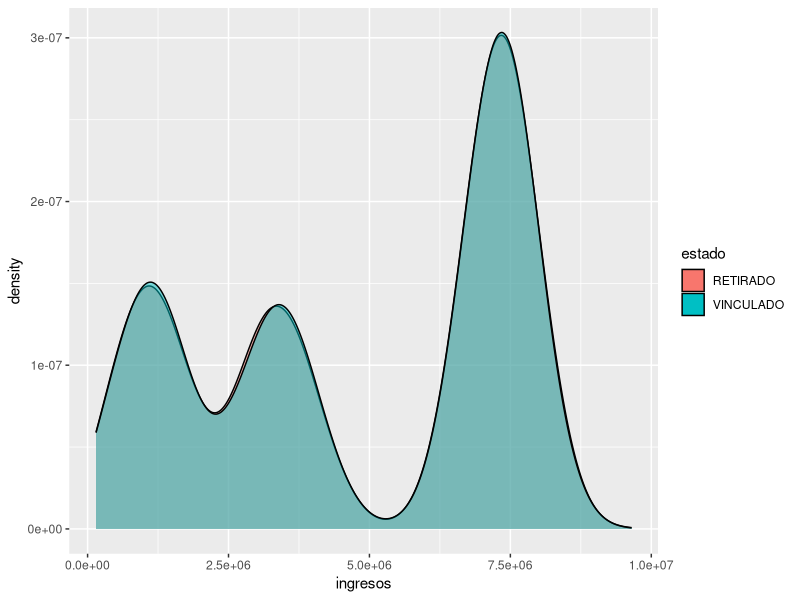
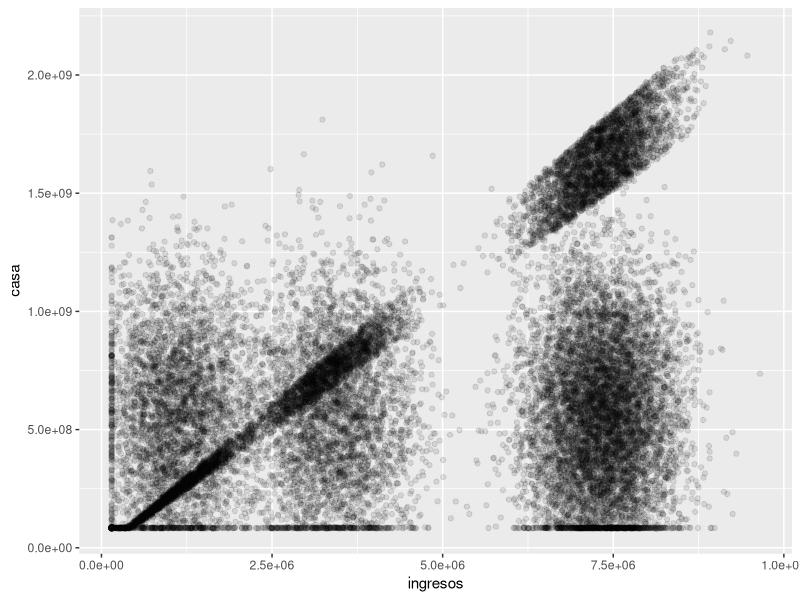
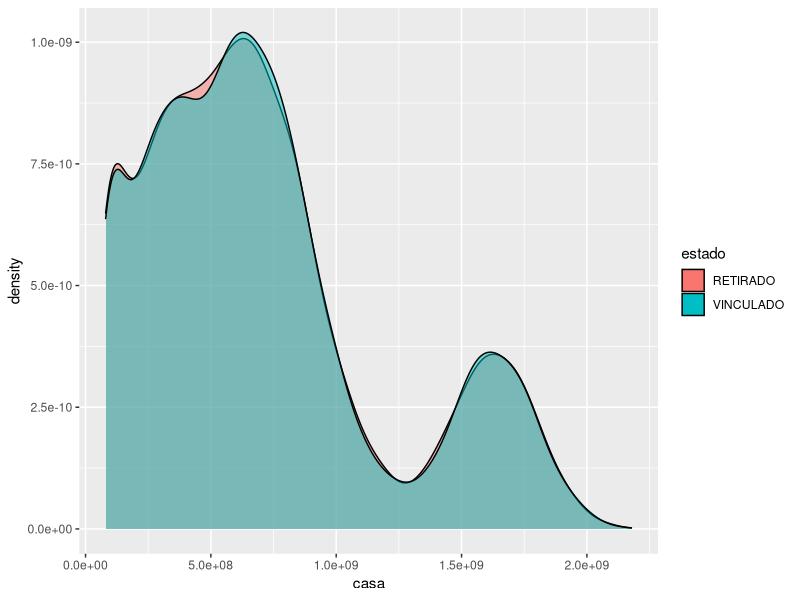
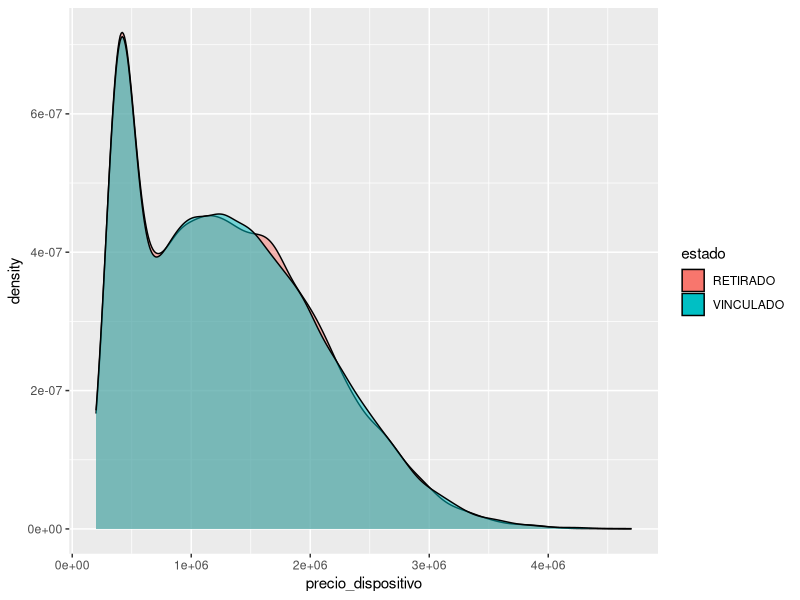
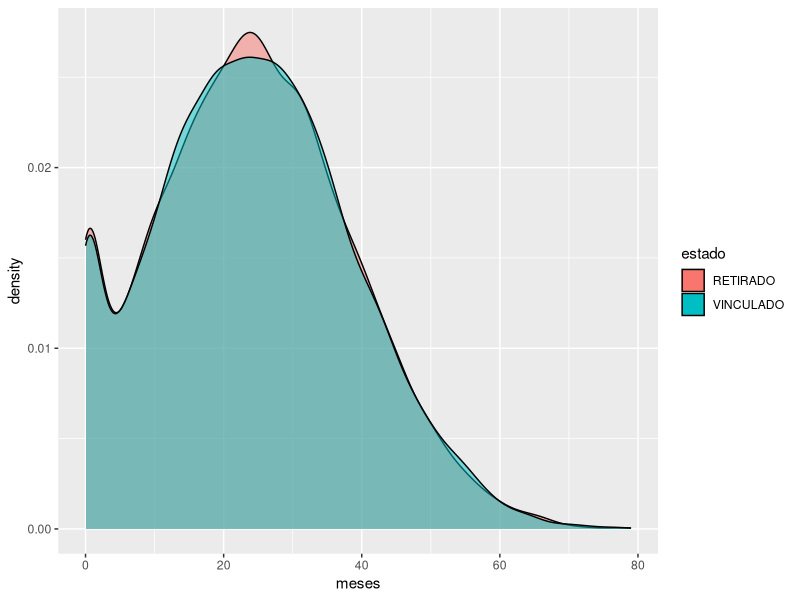
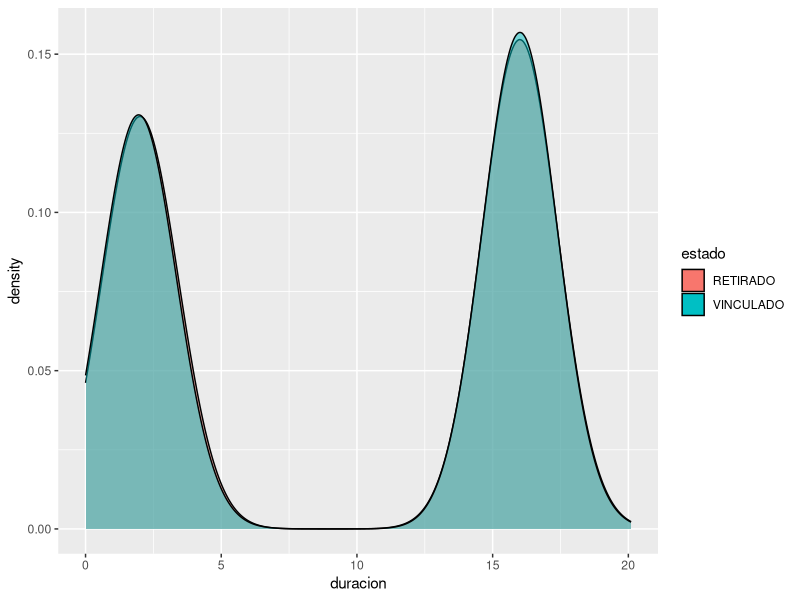
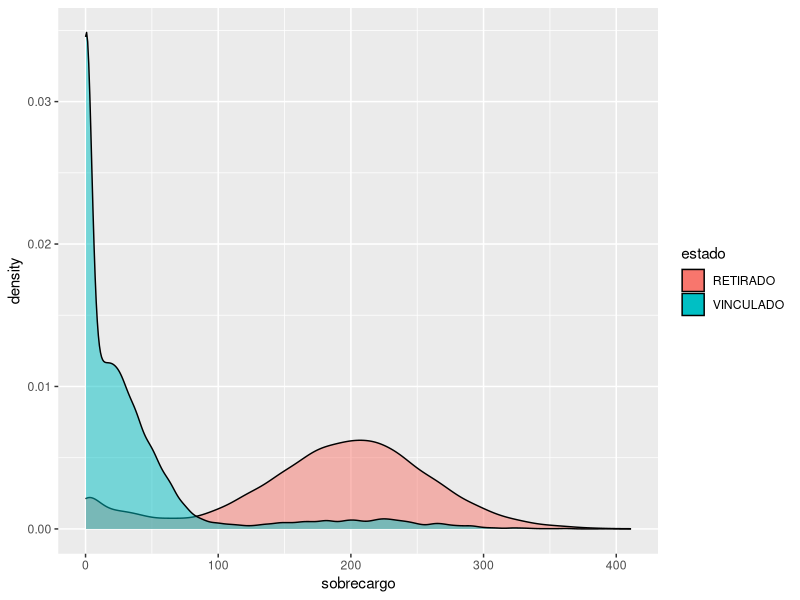
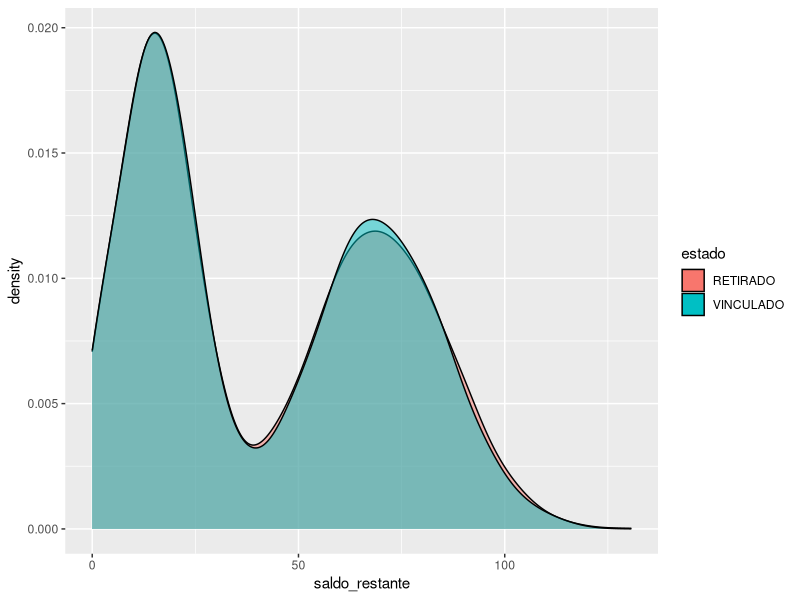

Recreate these plots in R, in order. (Note: this script raises an error after producing the figures.)
## ---- chunk 1
library(tidyverse)
library(caret)
library(doParallel)
## ---- chunk 2
data_raw <- read.csv("data.csv")

colnames(data_raw) <- tolower(colnames(data_raw))

str(data_raw)
## ---- chunk 3
summary(data_raw)
## ---- chunk 4
data.frame(
  retirados = nrow(data_raw[(data_raw$estado == "RETIRADO"), ]) / nrow(data_raw),
  vinculados = nrow(data_raw[(data_raw$estado == "VINCULADO"), ]) / nrow(data_raw)
)
## ---- chunk 5
ggplot(data_raw) + geom_density(aes(ingresos, group = estado, fill = estado, alpha = I(0.5)))
ggplot(data_raw) +
  geom_point(aes(x = ingresos, y = casa, alpha = I(0.1)))
## ---- chunk 6
ggplot(data_raw) + geom_density(aes(casa, group = estado, fill = estado, alpha = I(0.5)))
## ---- chunk 7
ggplot(data_raw) + geom_density(aes(precio_dispositivo, group = estado, fill = estado, alpha = I(0.5)))
## ---- chunk 8
ggplot(data_raw) + geom_density(aes(meses, group = estado, fill = estado, alpha = I(0.5)))
## ---- chunk 9
ggplot(data_raw) + geom_density(aes(duracion, group = estado, fill = estado, alpha = I(0.5)))
## ---- chunk 10
ggplot(data_raw) + geom_density(aes(sobrecargo, group = estado, fill = estado, alpha = I(0.5)))
## ---- chunk 11
ggplot(data_raw) + geom_density(aes(saldo_restante, group = estado, fill = estado, alpha = I(0.5)))
## ---- chunk 12
ggplot(data_raw) + geom_density(aes(satisfaccion, group = estado, fill = estado, alpha = I(0.5)))
## ---- chunk 13
are_outliers <- function(dt) {
  mean_data <- mean(dt)
  sd_data <- sd(dt)

  are_outliers <- abs((dt - mean_data) / sd_data) >= 4

  return(are_outliers)
}

data <- data_raw %>%
  filter_at(vars(-matches("estado")), all_vars(!are_outliers(.)))

nrow(data_raw) - nrow(data)
## ---- chunk 14
featurePlot(
  x = data[, colnames(data) != "estado"],
  y = data$estado,
  plot = "pairs",
  auto.key = list(columns = 2)
)
## ---- chunk 15
set.seed(1)
data_training_index <- createDataPartition(data$estado, p = 0.8, list = FALSE, times = 1)

data_training <- data[data_training_index, ]
data_test <- data[-data_training_index, ]

nrow(data_training)
nrow(data_test)
## ---- chunk 16
cl <- makePSOCKcluster(12)

registerDoParallel(cl)
## ---- chunk 17
seed <- rep(1, 500)
knn_seeds <- list(seed, seed, seed, seed, seed, seed, seed, seed, seed, seed, 1)

model_knn <- train(estado ~ ., data_training,
  method = "knn",
  trControl = trainControl(method = "repeatedcv", repeats = 1, number = 10, seeds = knn_seeds),
  tuneGrid = expand.grid(k = 1:500),
  preProcess = c("center", "scale")
)
## ---- chunk 18
ggplot(model_knn$results) +
  geom_line(aes(x = k, y = Accuracy, color = "Accuracy")) +
  geom_line(aes(x = k, y = Kappa, color = "Kappa"))

knn_accuracy <- model_knn$results[which.max(model_knn$results$Accuracy), ]$Accuracy
knn_kappa <- model_knn$results[which.max(model_knn$results$Kappa), ]$Kappa

knn_accuracy
knn_kappa
## ---- chunk 19
seed <- c(1)
tree_seeds <- list(seed, seed, seed, seed, seed, seed, seed, seed, seed, seed, 1)

model_tree <- train(estado ~ ., data_training,
  method = "rpart",
  trControl = trainControl(method = "repeatedcv", repeats = 1, number = 10, seeds = tree_seeds),
  tuneGrid = expand.grid(cp = seq(0, 1, 0.001))
)
## ---- chunk 20
ggplot(model_tree$results) +
  geom_line(aes(x = -cp, y = Accuracy, color = "Accuracy")) +
  geom_line(aes(x = -cp, y = Kappa, color = "Kappa"))

tree_accuracy <- model_tree$results[model_tree$results$cp == model_tree$bestTune$cp, ]$Accuracy
tree_kappa <- model_tree$results[model_tree$results$cp == model_tree$bestTune$cp, ]$Kappa

tree_accuracy
tree_kappa
## ---- chunk 21
seed <- c(1)
reg_seeds <- list(seed, seed, seed, seed, seed, seed, seed, seed, seed, seed, 1)

model_reg <- train(estado ~ ., data_training,
  method = "glmStepAIC",
  trControl = trainControl(method = "repeatedcv", repeats = 1, number = 10, verboseIter = TRUE, seeds = reg_seeds),
  preProcess = c("center", "scale")
)
## ---- chunk 22
stopCluster(cl)
## ---- chunk 23
model_reg$results

reg_accuracy <- model_reg$results$Accuracy
reg_kappa <- model_reg$results$Kappa

reg_accuracy
reg_kappa
## ---- chunk 24
data.frame(
  Method = c("KNN", "Gini tree", "Logistic regression"),
  Accuracy = c(knn_accuracy, tree_accuracy, reg_accuracy),
  Kappa = c(knn_kappa, tree_kappa, reg_kappa)
)
## ---- chunk 25
knn_predictions <- predict(object = model_knn, data_test)

knn_results <- confusionMatrix(knn_predictions, data_test$estado)
knn_results
## ---- chunk 26
tree_predictions <- predict(object = model_tree, data_test)

tree_results <- confusionMatrix(tree_predictions, data_test$estado)
tree_results
## ---- chunk 27
reg_predictions <- predict(object = model_reg, data_test)

reg_results <- confusionMatrix(reg_predictions, data_test$estado)
reg_results
